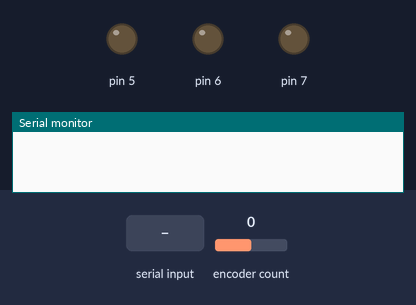
The sketch below on a simulated Arduino Uno, built with avr-gcc and run on an emulated ATmega328P. Shown: output pins drawn as LEDs (lit = HIGH), the last lines printed to the serial monitor. The test bench sets the inputs (shaded band); at power-on: encoder count 0.

Above: at 0.8 s.
0.9 s: "90,45\n" received over Serial
At 1.9 s:
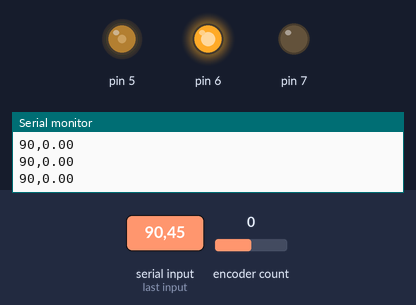
2.4 s: "30,150\n" received over Serial
At 3.2 s:
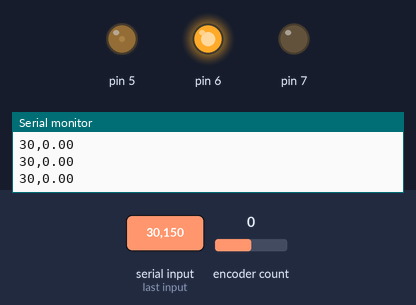
3.9 s: "200\n" received over Serial
At 4.4 s:
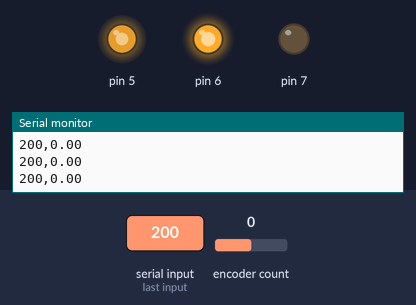
5.4 s: "90\n" received over Serial
At 6.5 s:
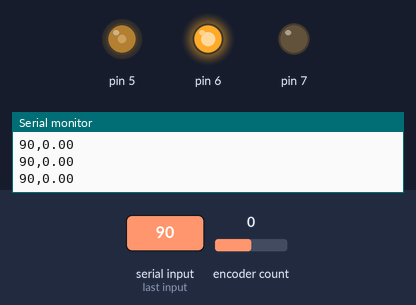
Timing chart, 0 to 7.9 s (numbered marks = the images above; inputs shaded):
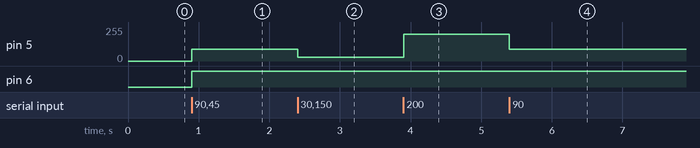

The sketch:

00_Library_Creation.ino
```cpp
template<class T> inline Print &operator <<(Print &obj, T arg) { obj.print(arg); return obj; }

#include "MotorDC.h"

// MotorDC(ENM, EN1, EN2, ENCA, ENCB)
MotorDC Motor(5, 7, 6, 2, 3);
int dC = 0;

// CPR = 4*PPR*Ratio;
//const int CPR = 4*12*75;
const int CPR = 4*7*30;

// Prototipos
void ISR_Velocity();

// Global Variables
long t_start = 0;

void setup(){
  Motor.begin(CPR);

  Serial.begin(115200);

  while(!Serial.available());

  t_start = millis();
}

void loop(){
  if(Serial.available()){
    dC = Serial.readStringUntil('\n').toInt();
    Motor.set_PWM(dC);
  }
  ISR_Velocity();
  Serial << dC << ',' << Motor.get_RPM() <<'\n';
  delay(5);
}

void ISR_Velocity(){
  Motor.update_States();
}
```

MotorDC.cpp
```cpp
#include <Arduino.h>
#include <Encoder.h>
#include "MotorDC.h"

MotorDC::MotorDC(){}

MotorDC::MotorDC(byte ENM, byte EN1, byte EN2, byte ENCA, byte ENCB){
  this -> ENM = ENM;
  this -> EN1 = EN1;
  this -> EN2 = EN2;
  this -> myEnc = new Encoder(ENCA, ENCB);
}

void MotorDC::begin(float CPR){
  pinMode(this -> ENM, OUTPUT);
  pinMode(this -> EN1, OUTPUT);
  pinMode(this -> EN2, OUTPUT);

  this -> CPR = CPR;
}

void MotorDC::set_PWM(int value){
  if(value > 0){
    digitalWrite(this -> EN1, LOW);
    digitalWrite(this -> EN2, HIGH);
  }else{
    digitalWrite(this -> EN1, HIGH);
    digitalWrite(this -> EN2, LOW);
  }
  analogWrite(this->ENM, abs(value));
}

void MotorDC::update_States(){
  int dt = millis() - (this -> t);

  if(dt < tMax) return;

  noInterrupts();
  int pos_diff = (this -> myEnc -> read()) - (this -> pos);
  this -> pos = this -> myEnc -> read();

  this -> RPM = pos_diff/(this -> CPR); // Revoluciones en tms
  this -> RPM *= 60.0*1000.0/dt; // Revoluciones por Minuto

  this -> t = millis();

  interrupts();
}

int MotorDC::get_RawPosition(){
  return this -> pos;
}

// Velocity (RPM)
float MotorDC::get_RPM(){
  return this -> RPM;
}

// Velocity (Rad/s)
float MotorDC::get_Velocity(){
  return 2.0*PI/60.0*(this -> RPM);
}

float MotorDC::get_Position(){
  return (this -> pos)/(this -> CPR);
}
```

MotorDC.h
```cpp
#pragma once

#ifndef MOTORDC_h
#define MOTORDC_h

#ifndef tMax
#define tMax 5
#endif

#include <Encoder.h>

class MotorDC{
private:
  // Atributos Puente H y Encoder
  byte EN1, EN2, ENM;
  Encoder *myEnc = new Encoder(100, 100);

  // Atributos de Cálculo
  unsigned int t = 0;
  float CPR;

  // Atributos de
  volatile float pos = 0;
  volatile float RPM = 0;

public:
  // Constuctores
  MotorDC();
  MotorDC(byte ENM, byte EN1, byte EN2, byte ENCA, byte ENCB);

  // Métodos Generales
  void begin(float CPR);
  void set_PWM(int value);

  // Método de Actualización General
  void update_States();

  // Métodos de Posición
  int get_RawPosition();
  float get_Position();

  // Métodos de Velocidad
  float get_RPM();
  float get_Velocity();
};

#endif
```

Measured:
- after the input at 0.9 s, pin 5: 0/255 → 90/255 at once; pin 6: LOW → HIGH at once
- after the input at 2.4 s, pin 5: 90/255 → 30/255 at once
- after the input at 3.9 s, pin 5: 30/255 → 200/255 at once
- after the input at 5.4 s, pin 5: 200/255 → 90/255 at once
